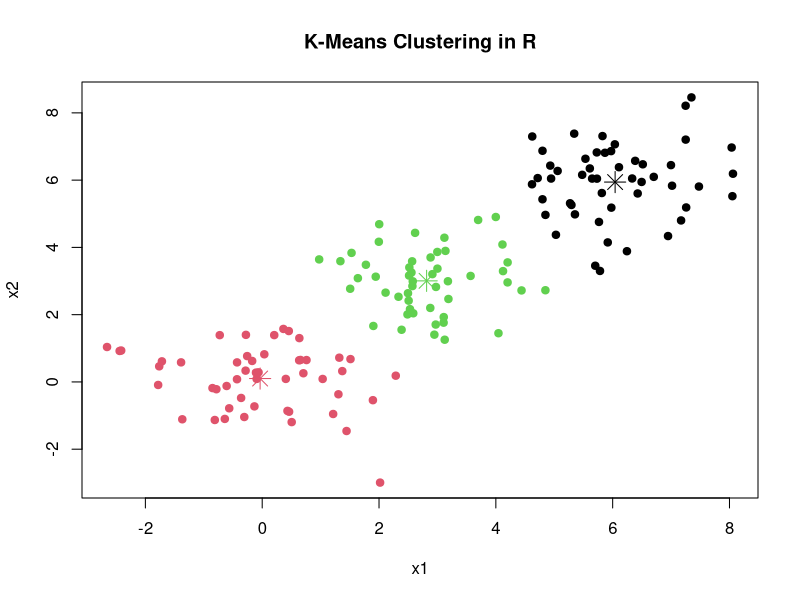

The R source for this figure:
# Generate sample data
set.seed(42)
x <- rbind(
  matrix(rnorm(100, mean=0), ncol=2),
  matrix(rnorm(100, mean=3), ncol=2),
  matrix(rnorm(100, mean=6), ncol=2)
)
colnames(x) <- c("x1", "x2")

# Run KMeans with 3 clusters
km <- kmeans(x, centers=3, nstart=20)

# Print results
print(km$centers)

# Plot
plot(x, col=km$cluster, pch=19, main="K-Means Clustering in R")
points(km$centers, col=1:3, pch=8, cex=2)  # cluster centers
